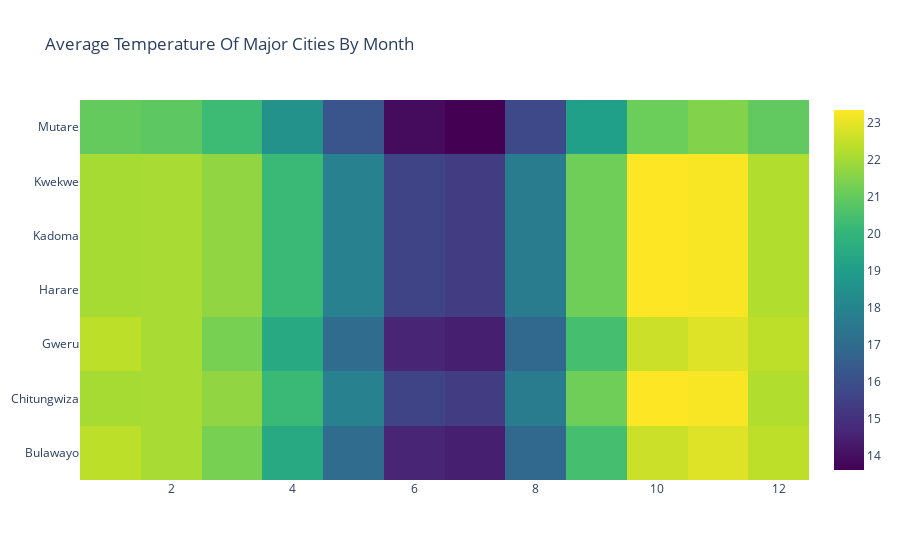

Source (notebook cell):
### Code cell
fig = go.Figure(data=data, layout=layout)
fig.show()

### Figure 1 — Plotly figure (JSON) as saved in the notebook; plotly's stock layout.template omitted (floating-point values rounded to 4 significant figures)
{"data": [{"colorscale": [[0, "#440154"], [0.1111, "#482878"], [0.2222, "#3e4989"], [0.3333, "#31688e"], [0.4444, "#26828e"], [0.5556, "#1f9e89"], [0.6667, "#35b779"], [0.7778, "#6ece58"], [0.8889, "#b5de2b"], [1, "#fde725"]], "type": "heatmap", "x": [1, 1, 1, 1, 1, 1, 1, 2, 2, 2, 2, 2, 2, 2, 3, 3, 3, 3, 3, 3, 3, 4, 4, 4, 4, 4, 4, 4, 5, 5, 5, 5, 5, 5, 5, 6, 6, 6, 6, 6, 6, 6, 7, 7, 7, 7, 7, 7, 7, 8, 8, 8, 8, 8, 8, 8, 9, 9, 9, 9, 9, 9, 9, 10, 10, 10, 10, 10, 10, 10, 11, 11, 11, 11, 11, 11, 11, 12, 12, 12, 12, 12, 12, 12], "y": ["Bulawayo", "Chitungwiza", "Gweru", "Harare", "Kadoma", "Kwekwe", "Mutare", "Bulawayo", "Chitungwiza", "Gweru", "Harare", "Kadoma", "Kwekwe", "Mutare", "Bulawayo", "Chitungwiza", "Gweru", "Harare", "Kadoma", "Kwekwe", "Mutare", "Bulawayo", "Chitungwiza", "Gweru", "Harare", "Kadoma", "Kwekwe", "Mutare", "Bulawayo", "Chitungwiza", "Gweru", "Harare", "Kadoma", "Kwekwe", "Mutare", "Bulawayo", "Chitungwiza", "Gweru", "Harare", "Kadoma", "Kwekwe", "Mutare", "Bulawayo", "Chitungwiza", "Gweru", "Harare", "Kadoma", "Kwekwe", "Mutare", "Bulawayo", "Chitungwiza", "Gweru", "Harare", "Kadoma", "Kwekwe", "Mutare", "Bulawayo", "Chitungwiza", "Gweru", "Harare", "Kadoma", "Kwekwe", "Mutare", "Bulawayo", "Chitungwiza", "Gweru", "Harare", "Kadoma", "Kwekwe", "Mutare", "Bulawayo", "Chitungwiza", "Gweru", "Harare", "Kadoma", "Kwekwe", "Mutare", "Bulawayo", "Chitungwiza", "Gweru", "Harare", "Kadoma", "Kwekwe", "Mutare"], "z": [22.38, 22.05, 22.38, 22.05, 22.05, 22.05, 21.0, 22.08, 22.07, 22.08, 22.07, 22.07, 22.07, 20.87, 21.32, 21.72, 21.32, 21.72, 21.72, 21.72, 20.25, 19.49, 20.2, 19.49, 20.2, 20.2, 20.2, 18.55, 17.0, 17.88, 17.0, 17.88, 17.88, 17.88, 16.18, 14.59, 15.62, 14.59, 15.62, 15.62, 15.62, 13.91, 14.45, 15.36, 14.45, 15.36, 15.36, 15.36, 13.6, 16.89, 17.66, 16.89, 17.66, 17.66, 17.66, 15.78, 20.43, 21.19, 20.43, 21.19, 21.19, 21.19, 19.05, 22.6, 23.36, 22.6, 23.36, 23.36, 23.36, 21.12, 22.89, 23.28, 22.89, 23.28, 23.28, 23.28, 21.5, 22.39, 22.19, 22.39, 22.19, 22.19, 22.19, 20.93]}], "layout": {"title": {"text": "Average Temperature Of Major Cities By Month"}}}
